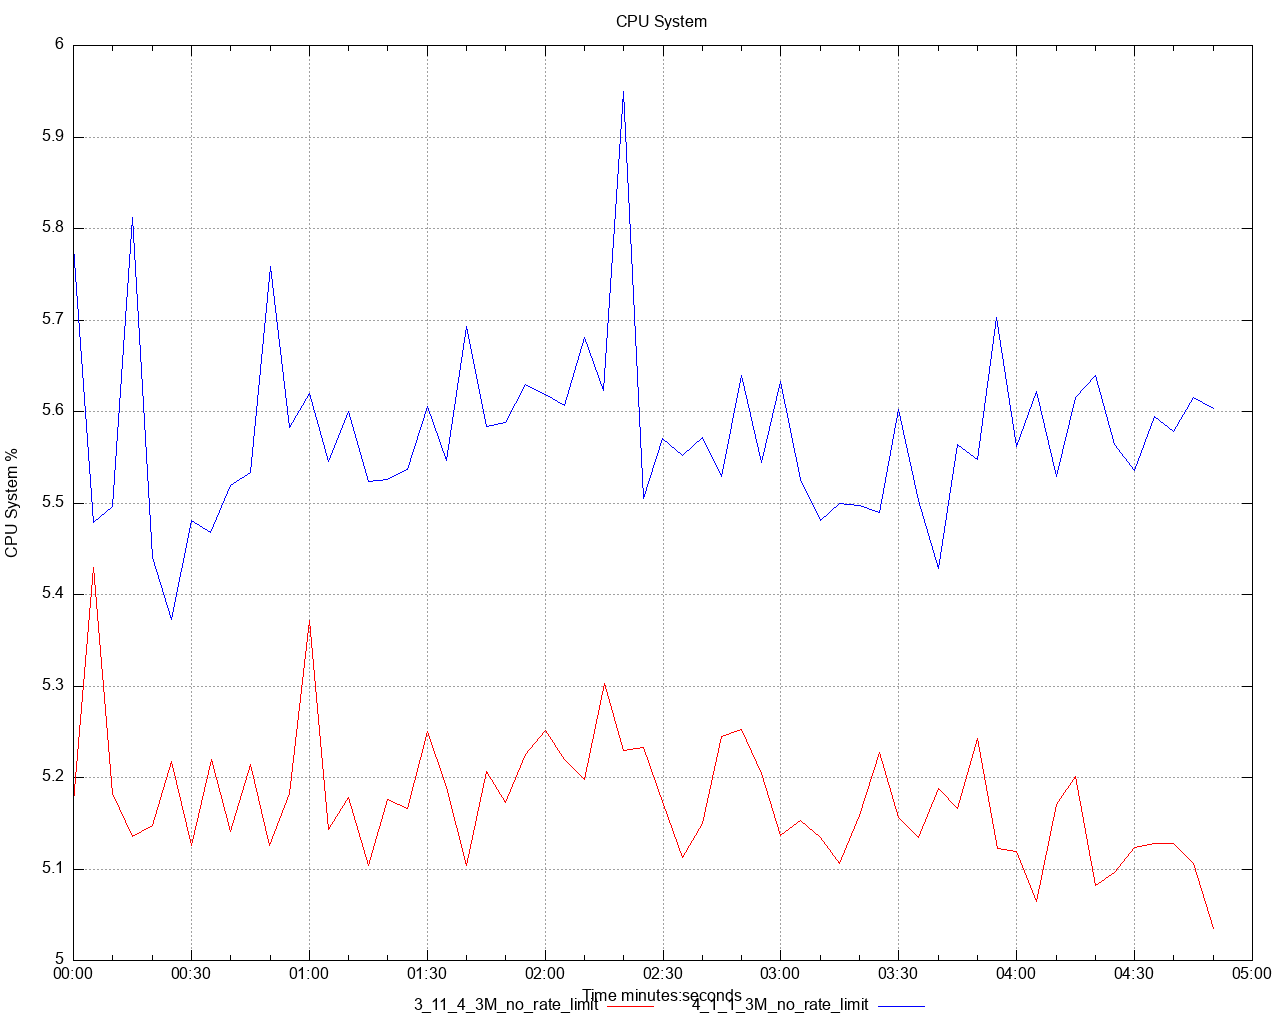

The script that saved this image:
set title 'CPU System' noenhanced
set style data lines
set datafile separator ","
set terminal png size 1280,1024
set grid
set key below
set xdata time
set timefmt "%s"
offset = 0
t0(x)=(offset=($0==0) ? x : offset, x - offset)
set xlabel 'Time minutes:seconds'
set ylabel 'CPU System %'
set output '/Users/ahmet.mircik/simulator/tests/report_3M_no_rate_limit/dstat/cpu_system_A1.png'
plot \
   '/Users/ahmet.mircik/simulator/tests/report_3M_no_rate_limit/data/cpu_system_A1_1.data' using (t0(timecolumn(1))):2 title "3_11_4_3M_no_rate_limit" noenhanced lt rgb "red", \
   '/Users/ahmet.mircik/simulator/tests/report_3M_no_rate_limit/data/cpu_system_A1_2.data' using (t0(timecolumn(1))):2 title "4_1_1_3M_no_rate_limit" noenhanced lt rgb "blue", \
